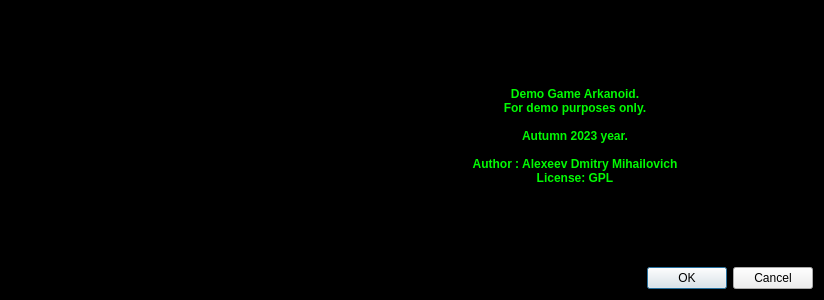
<?xml version="1.0" encoding="UTF-8"?>
<ui version="4.0">
 <class>WAbout</class>
 <widget class="QDialog" name="WAbout">
  <property name="geometry">
   <rect>
    <x>0</x>
    <y>0</y>
    <width>824</width>
    <height>300</height>
   </rect>
  </property>
  <property name="windowTitle">
   <string>About</string>
  </property>
  <property name="styleSheet">
   <string notr="true">QDialog{
	background-color: rgb(0, 0, 0);
	color :  rgb(2, 250, 3);
   font-weight: bold;
}

</string>
  </property>
  <layout class="QVBoxLayout" name="verticalLayout">
   <item>
    <layout class="QHBoxLayout" name="horizontalLayout">
     <item>
      <widget class="QLabel" name="label_2">
       <property name="minimumSize">
        <size>
         <width>320</width>
         <height>240</height>
        </size>
       </property>
       <property name="maximumSize">
        <size>
         <width>320</width>
         <height>240</height>
        </size>
       </property>
       <property name="pixmap">
        <pixmap resource="resources.qrc">:/rc/images/about_image.png</pixmap>
       </property>
       <property name="scaledContents">
        <bool>true</bool>
       </property>
      </widget>
     </item>
     <item>
      <widget class="QLabel" name="label">
       <property name="styleSheet">
        <string notr="true">QLabel {
	background-color: rgb(0, 0, 0);
	color :  rgb(2, 250, 3);
   font-weight: bold;
}</string>
       </property>
       <property name="text">
        <string>Demo Game Arkanoid.
For demo purposes only.

Autumn 2023 year.

Author : Alexeev Dmitry Mihailovich
License: GPL</string>
       </property>
       <property name="alignment">
        <set>Qt::AlignCenter</set>
       </property>
       <property name="wordWrap">
        <bool>true</bool>
       </property>
      </widget>
     </item>
    </layout>
   </item>
   <item>
    <widget class="QDialogButtonBox" name="buttonBox">
     <property name="orientation">
      <enum>Qt::Horizontal</enum>
     </property>
     <property name="standardButtons">
      <set>QDialogButtonBox::Cancel|QDialogButtonBox::Ok</set>
     </property>
    </widget>
   </item>
  </layout>
 </widget>
 <resources>
  <include location="resources.qrc"/>
 </resources>
 <connections>
  <connection>
   <sender>buttonBox</sender>
   <signal>accepted()</signal>
   <receiver>WAbout</receiver>
   <slot>accept()</slot>
   <hints>
    <hint type="sourcelabel">
     <x>248</x>
     <y>254</y>
    </hint>
    <hint type="destinationlabel">
     <x>157</x>
     <y>274</y>
    </hint>
   </hints>
  </connection>
  <connection>
   <sender>buttonBox</sender>
   <signal>rejected()</signal>
   <receiver>WAbout</receiver>
   <slot>reject()</slot>
   <hints>
    <hint type="sourcelabel">
     <x>316</x>
     <y>260</y>
    </hint>
    <hint type="destinationlabel">
     <x>286</x>
     <y>274</y>
    </hint>
   </hints>
  </connection>
 </connections>
</ui>
